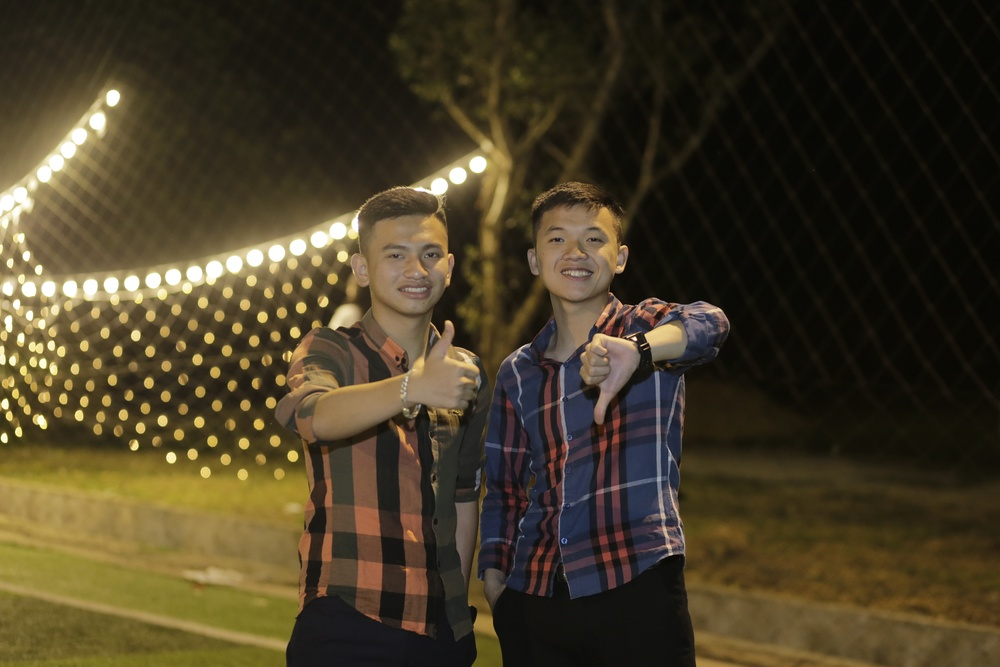
#> input picture xu_ly_anh/Nhan_dien_khuon_mat/ABC.JPG, 1000 x 667 px, shrunk from 3648 x 2432 before the run, found by its file name
$ python opencv_anh.py
#> lines starting #> are read from the running program, lines starting #| are printed output that depends on the picture; after the words box and inside, x2 and y2 are one past the last pixel; in counts of white or black regions, pixels touching at a corner belong together
import numpy as np
import cv2

face_cascade = cv2.CascadeClassifier('haarcascade_frontalface_default.xml')
eye_cascade = cv2.CascadeClassifier('haarcascade_eye.xml')

img = cv2.imread('ABC.jpg')
#> img is the input picture: shape (667, 1000, 3); mean B, G, R 37.8, 59.9, 70
gray = cv2.cvtColor(img, cv2.COLOR_BGR2GRAY)
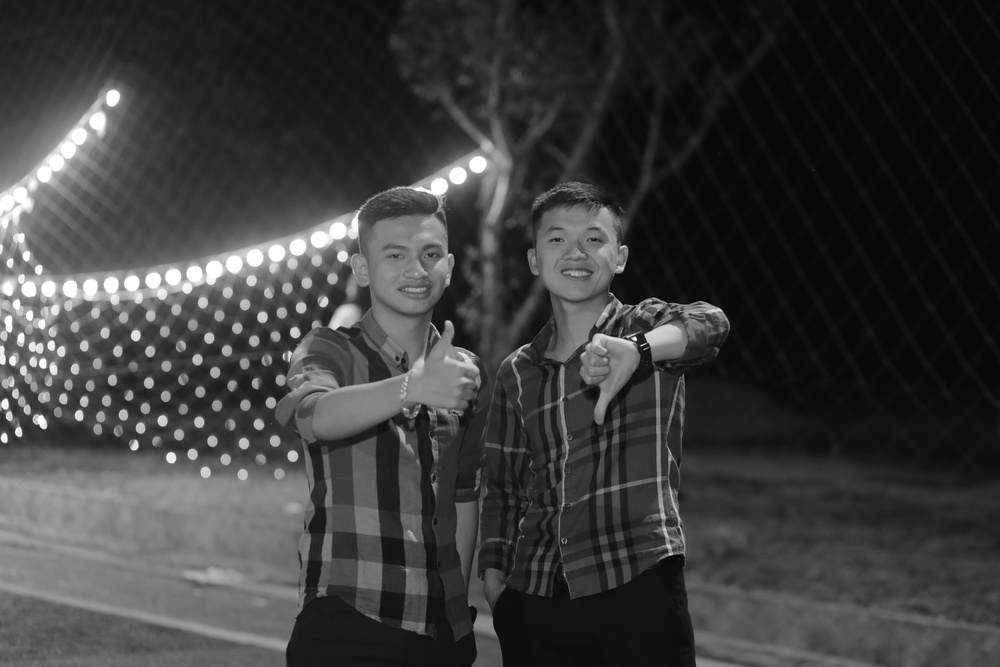
#> gray: shape (667, 1000); min 1, max 255, mean 60.4
faces = face_cascade.detectMultiScale(gray, 1.3, 0)
#> faces = 59 rows, first 6: [333, 296, 31, 31], [468, 512, 53, 53], [528, 220, 69, 69], [531, 220, 69, 69], [479, 33, 89, 89], [524, 200, 89, 89]
for (x,y,w,h) in faces:
    img = cv2.rectangle(img,(x,y),(x+w,y+h),(255,0,0),2)
    roi_gray = gray[y:y+h, x:x+w]
    roi_color = img[y:y+h, x:x+w]
    eyes = eye_cascade.detectMultiScale(roi_gray, 1.3, 5)
    for (ex,ey,ew,eh) in eyes:
        cv2.rectangle(roi_color,(ex,ey),(ex+ew,ey+eh),(0,255,0),2)
#> this loop made 59 passes
#> (x, y, w, h, eyes) on passes 6, 10, 15, 20, 23, 24, 25, 26, 27, 28, 29, 30: (524, 200, 89, 89, [[21, 30, 22, 22]]), (520, 204, 89, 89, [[25, 25, 22, 22]]), (524, 208, 89, 89, [[20, 21, 22, 22]]), (524, 212, 89, 89, [[21, 17, 23, 23]]), (368, 215, 89, 89, [[51, 30, 20, 20], [14, 30, 22, 22]]), (371, 215, 89, 89, [[11, 30, 22, 22], [46, 29, 24, 24]]), (360, 219, 89, 89, [[59, 26, 21, 21], [21, 25, 25, 25]]), (364, 219, 89, 89, [[54, 25, 22, 22], [18, 26, 22, 22]]), (368, 219, 89, 89, [[51, 26, 21, 21], [14, 26, 22, 22]]), (371, 219, 89, 89, [[12, 27, 22, 22]]), (375, 219, 89, 89, [[9, 26, 22, 22], [42, 23, 26, 26]]), (360, 223, 89, 89, [[59, 22, 20, 20], [22, 22, 22, 22]])
#> pass 1, `img = cv2.rectangle(img,(x,y),(x+w,y+h),(255,0,0),2)`:
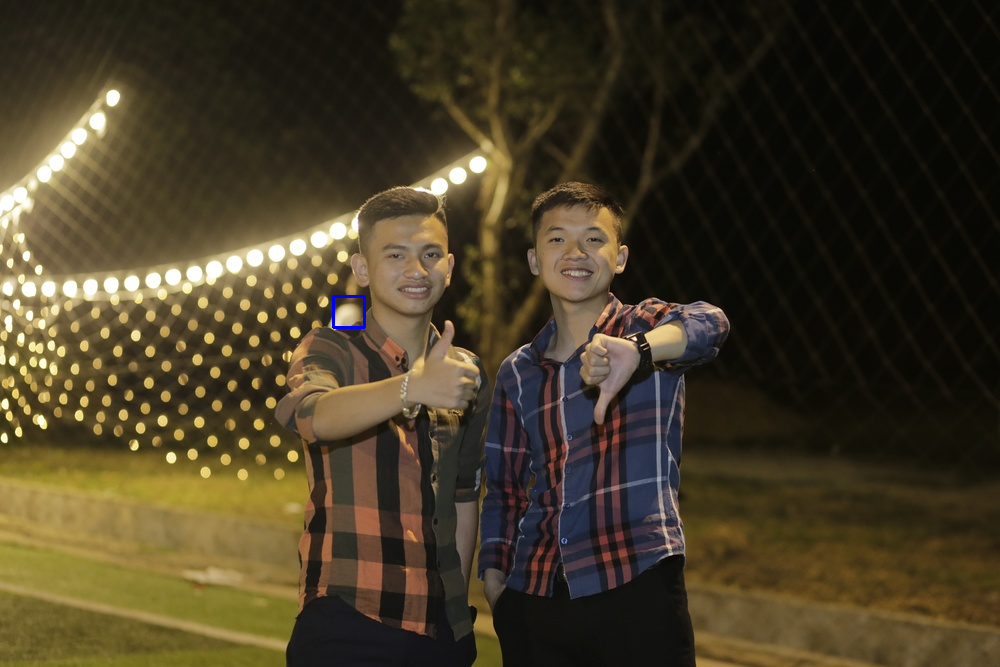
#> img: shape (667, 1000, 3); 0.06% of pixels changed, all inside (x1, y1, x2, y2) = (332, 295, 366, 329)
#> pass 1, `roi_color = img[y:y+h, x:x+w]`:
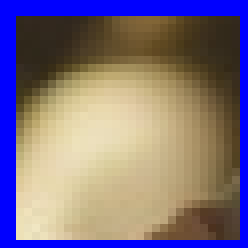
#> roi_color: shape (31, 31, 3) (shown 8 times larger); mean B, G, R 128.8, 112, 126.4
#> pass 2, `img = cv2.rectangle(img,(x,y),(x+w,y+h),(255,0,0),2)`:
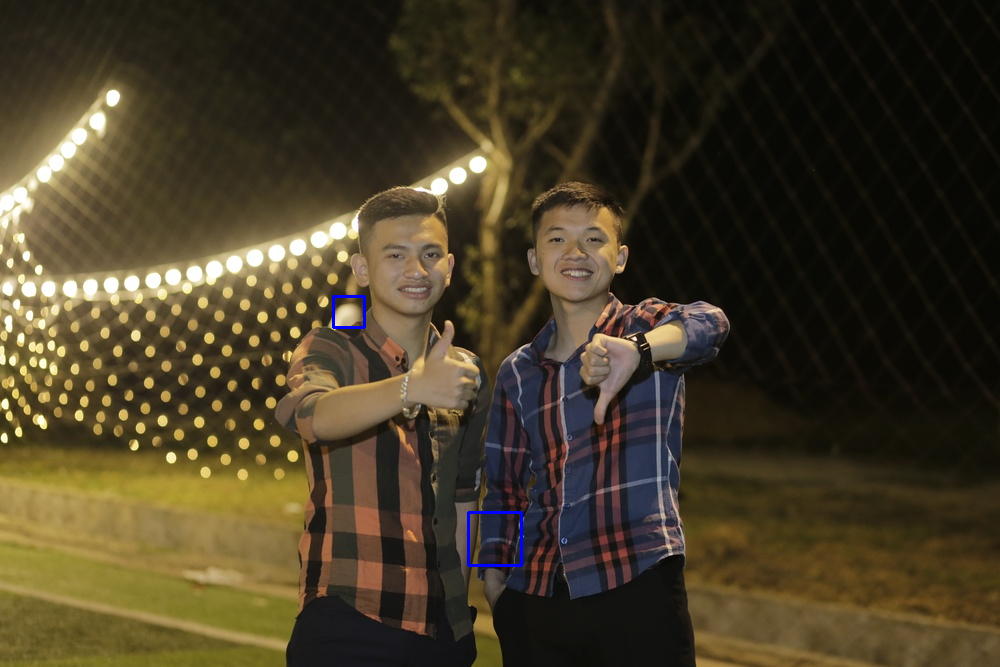
#> img: shape (667, 1000, 3); 0.09% of pixels changed, all inside (x1, y1, x2, y2) = (467, 511, 523, 567)
#> after the loop:
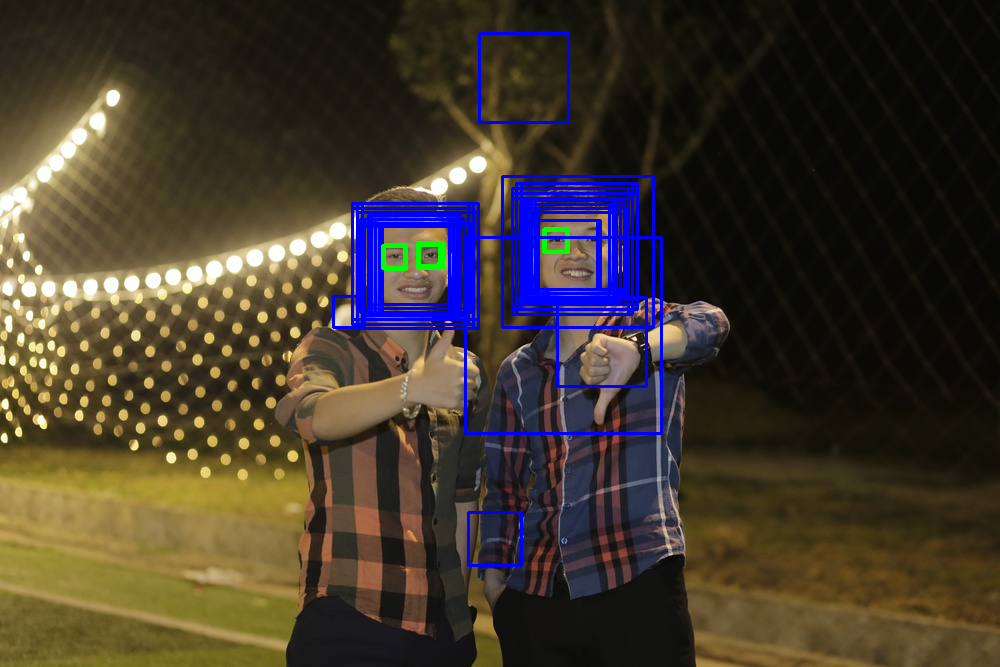
#> img: shape (667, 1000, 3); 3.99% of pixels changed, all inside (x1, y1, x2, y2) = (351, 32, 663, 435)
#> after the loop:
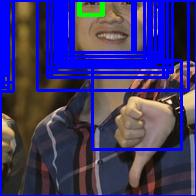
#> roi_color: shape (196, 196, 3); mean B, G, R 109.2, 53.8, 61.8
#> after the loop:
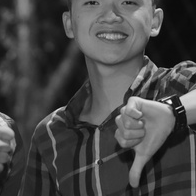
#> roi_gray: shape (196, 196); min 4, max 249, mean 71.4

cv2.imshow('ABC',img)
cv2.waitKey(0)
cv2.destroyAllWindows()
